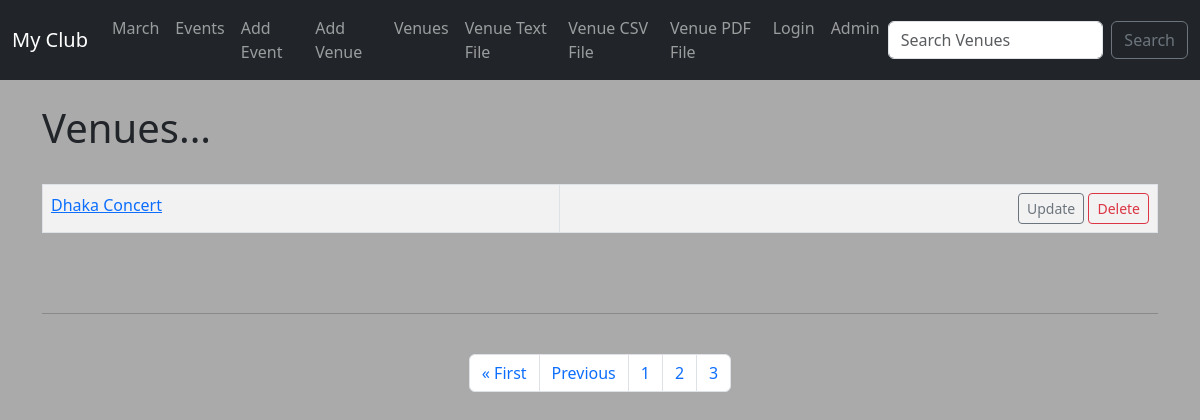
/list_venues/?page=3, run on an earlier commit of the app's database.
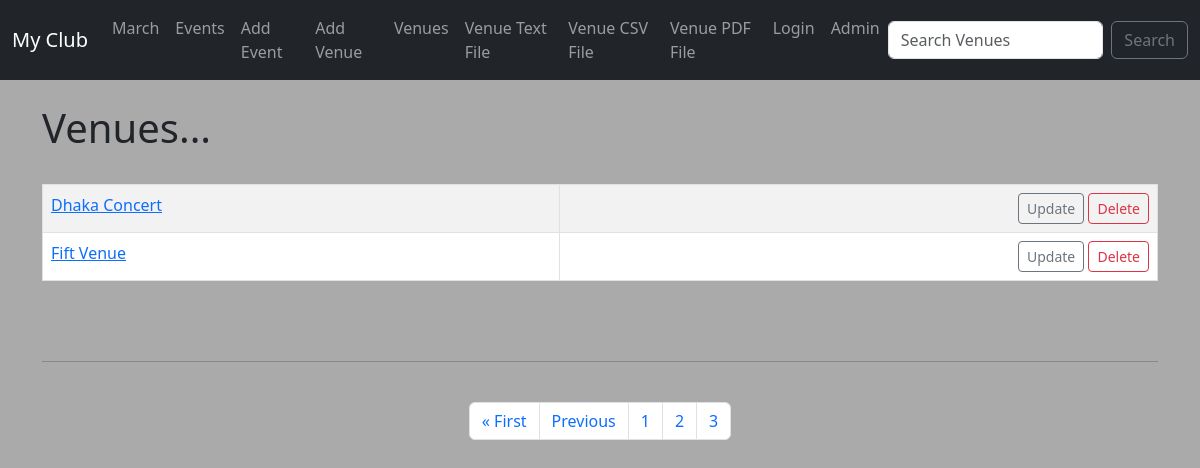
And on a later commit of the database.
### events/models.py (models this page shows)
class Venue(models.Model):
    name = models.CharField(max_length=120)
    address = models.CharField(max_length=300)
    zip_code = models.CharField(max_length=15)
    phone = models.CharField(max_length=25, blank=True)
    web = models.URLField(blank=True)
    email_address = models.EmailField(blank=True)
    def __str__(self):
        return self.name

### events/views.py (the view)
# urls.py: path('list_venues/', views.list_venues, name="list-venues"),
def list_venues(request):
    venue_list = Venue.objects.all()
    p = Paginator(Venue.objects.all(), 2)
    page = request.GET.get('page')
    venues = p.get_page(page)
    nums = "a" * venues.paginator.num_pages
    context = {
        "venue_list" : venue_list,
        "venues" : venues,
        "nums" : nums,
    }
    return render(request, 'venues.html', context)

### events/templates/venues.html (shortened to what this page needs)
{% extends 'base.html' %}
{% block content %}
<h1>Venues...</h1>
<br>
<table class="table table-hover table-striped table-bordered">
{% for venue in venues %}
    <tr>
        <td>
            <a href="{% url 'show-venue' venue.id %}">{{ venue }}</a>
        </td>
        <td align="right">
            <a href="{% url 'update-venue' venue.id %}" class="btn btn-outline-secondary btn-sm">Update</a>
            <a href="{% url 'delete-venue' venue.id %}" class="btn btn-outline-danger btn-sm">Delete</a>
        </td>
    </tr>
{% endfor %}
</table>
<br>
<br>
<hr><br>
<nav aria-label="Page navigation example">
<ul class="pagination justify-content-center">
{% if venues.has_previous %}
    <li class="page-item"><a class="page-link" href="?page=1">&laquo First</a></li>
    <li class="page-item"><a class="page-link" href="?page={{ venues.previous_page_number }}">Previous</a></li>
{% endif %}
{% for i in nums %}
    <li class="page-item"><a class="page-link" href="?page={{ forloop.counter }}">{{ forloop.counter }}</a></li>
{% endfor %}
</ul>
</nav>
{% endblock %}

### events/templates/base.html (shortened to what this page needs)
<!DOCTYPE html>
<html lang="en">
<head>
    <link href="https://cdn.jsdelivr.net/npm/bootstrap@5.3.2/dist/css/bootstrap.min.css" rel="stylesheet">
</head>
<body style="background-color: #aaaaaa;">
    {% include 'navbar.html' %}
    <br>
<div class="container">
    {% block content %}
    {% endblock %}
</div>
</body>
</html>

### events/templates/navbar.html (shortened to what this page needs)
<nav class="navbar navbar-expand-lg navbar-dark bg-dark">
    <div class="container-fluid">
      <a class="navbar-brand" href="{% url 'home' %}">My Club</a>
      <div class="collapse navbar-collapse" id="navbarSupportedContent">
        <ul class="navbar-nav me-auto mb-2 mb-lg-0">
          <li class="nav-item">
            <a class="nav-link" href="{% url 'home' '2024' 'March' %}">March</a>
          </li>
          <li class="nav-item">
            <a class="nav-link" href="{% url 'list-events' %}">Events</a>
          </li>
          <li class="nav-item">
            <a class="nav-link" href="{% url 'add-event' %}">Add Event</a>
          </li>
          <li class="nav-item">
            <a class="nav-link" href="{% url 'add-venue' %}">Add Venue</a>
          </li>
          <li class="nav-item">
            <a class="nav-link" href="{% url 'list-venues' %}">Venues</a>
          </li>
          <li class="nav-item">
            <a class="nav-link" href="{% url 'venue-text' %}">Venue Text File</a>
          </li>
          <li class="nav-item">
            <a class="nav-link" href="{% url 'venue-csv' %}">Venue CSV File</a>
          </li>
          <li class="nav-item">
            <a class="nav-link" href="{% url 'venue-pdf' %}">Venue PDF File</a>
          </li>
          <li class="nav-item">
            <a class="nav-link" href="{% url 'login' %}">Login</a>
          </li>
          <li class="nav-item">
            <a class="nav-link" href="/admin">Admin</a>
          </li>
        </ul>
        <form class="d-flex" role="search" method="POST" action="{% url 'search-venues' %}">
          <input class="form-control me-2" type="search" placeholder="Search Venues" aria-label="Search" name="searched">
          <button class="btn btn-outline-secondary" type="submit">Search</button>
        </form>
      </div>
    </div>
  </nav>

What changed in the data, as far as the page shows it:
added Venue: name "Fift Venue"
